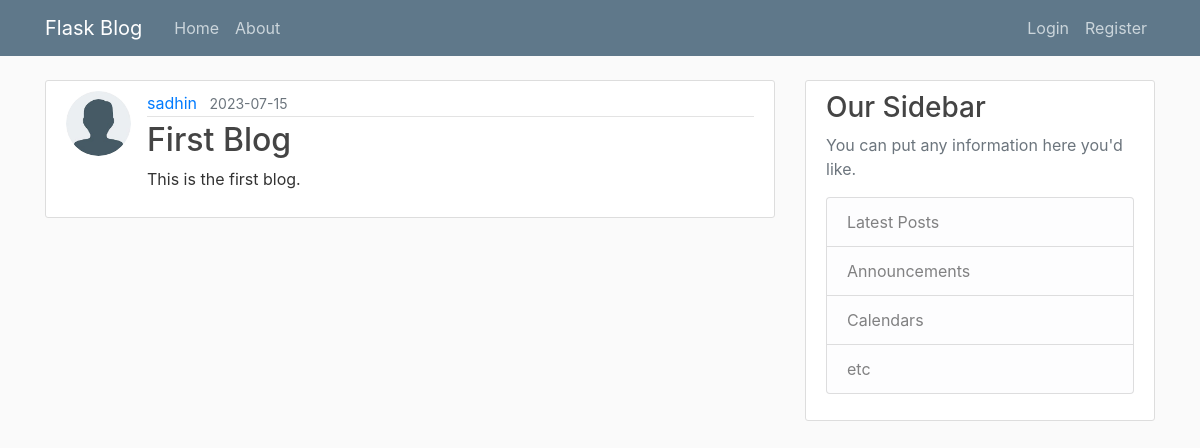
/post/1, run on an earlier commit of the app's database.
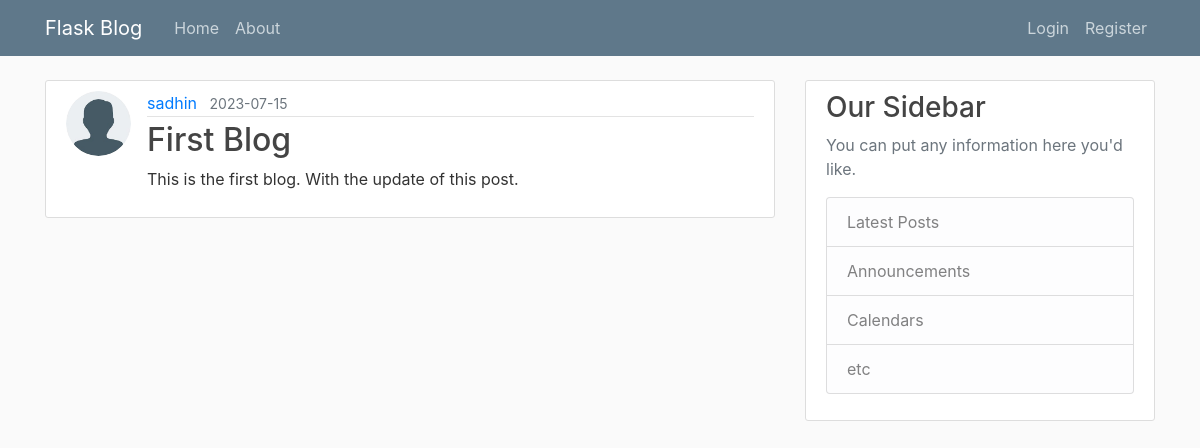
And on a later commit of the database.
### flaskblog/models.py (models this page shows, shortened)
class Post(db.Model):
    id = db.Column(db.Integer, primary_key=True)
    title = db.Column(db.String(120), nullable=False)
    date_posted = db.Column(db.DateTime, nullable=False, default=datetime.utcnow)
    content = db.Column(db.Text, nullable=False)
    user_id = db.Column(db.Integer, db.ForeignKey("user.id"), nullable=False)

### flaskblog/routes.py (the view)
@app.route("/post/<int:post_id>")
def each_post(post_id):
    post = Post.query.get_or_404(post_id)
    return render_template("post.html", title=post.title, post=post)

### flaskblog/templates/post.html (shortened to what this page needs)
{% extends "layout.html" %}
{% block content %}
    <article class="media content-section">
        <img class="rounded-circle article-img"
             src="{{ url_for("static",filename="profile_pics/" + post.author.image_file) }}">
        <div class="media-body">
            <div class="article-metadata">
                <a class="mr-2" href="#">{{ post.author.username }}</a>
                <small class="text-muted">{{ post.date_posted.strftime('%Y-%m-%d') }}</small>
            </div>
            <h2>{{ post.title }}</h2>
            <p class="article-content">{{ post.content }}</p>
        </div>
    </article>
{% endblock content %}

What changed in the data, as far as the page shows it:
changed Post "First Blog": content "This is the first blog." → "This is the first blog. With the update of this post."
